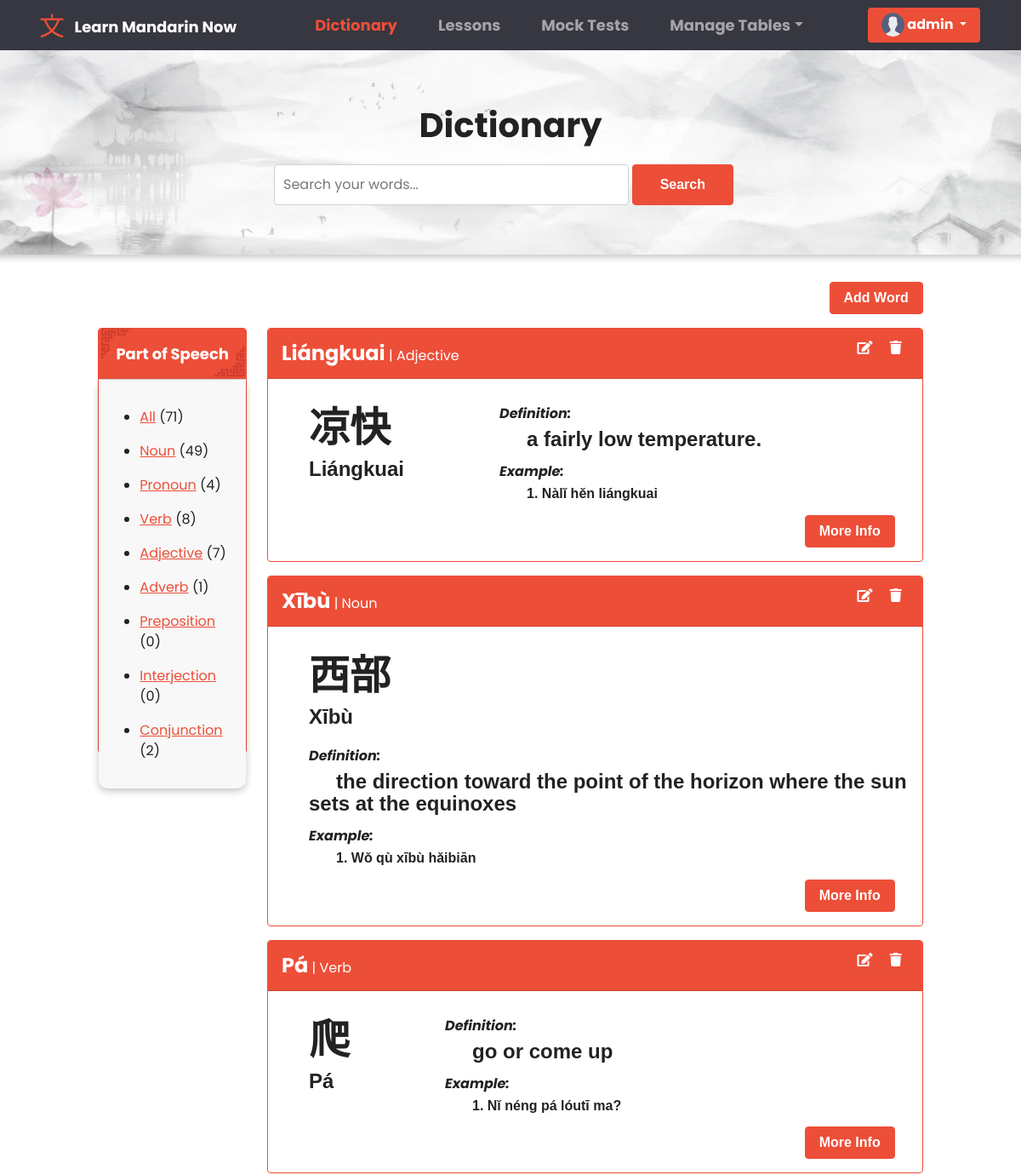
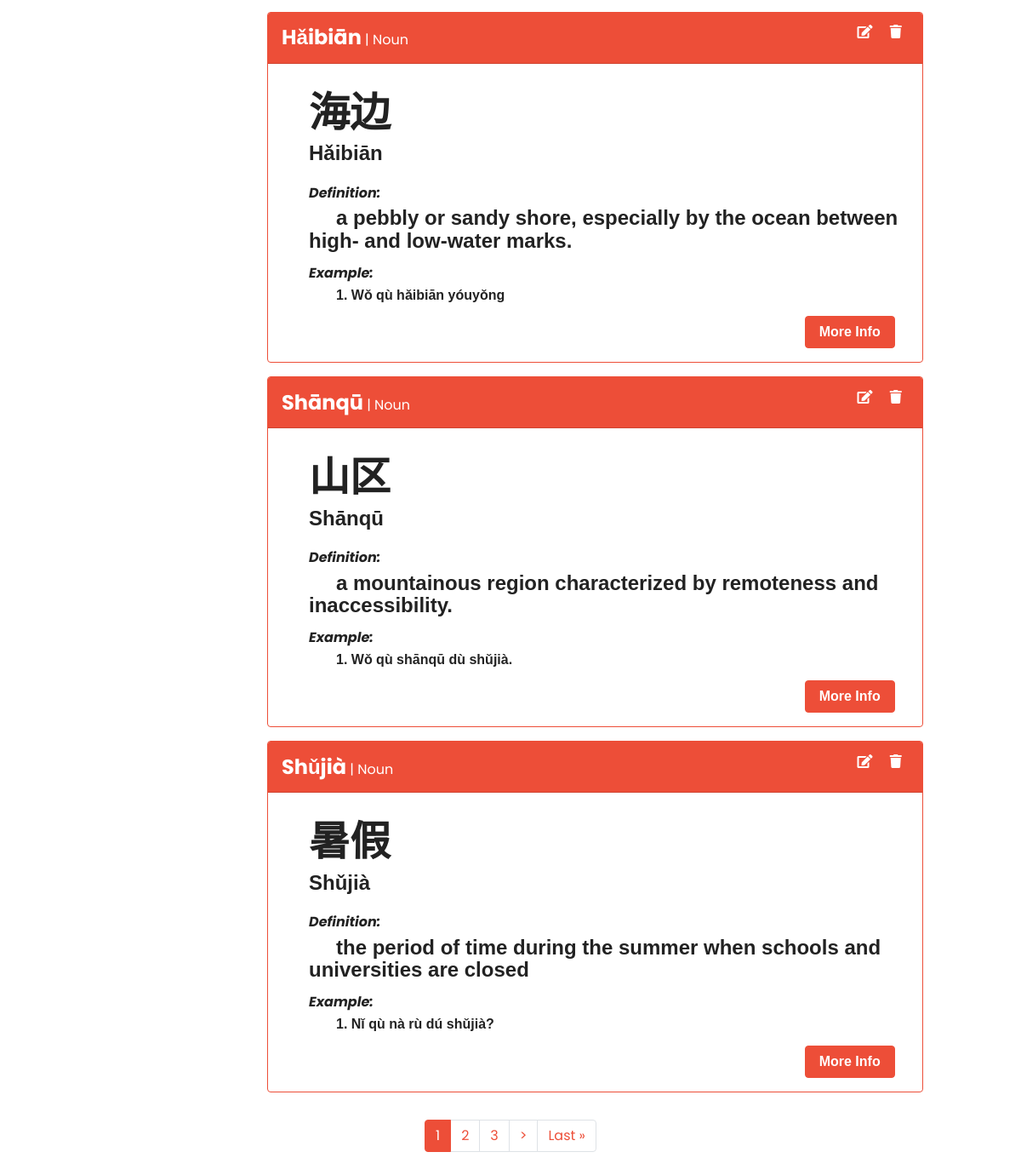
Screenshot of /dictionary/ (signed in) with the database file from the repository (2 pictures, top to bottom).
### base/models.py (models this page shows, shortened)
class User(AbstractUser):
    fname = models.CharField(max_length=200, null=True)
    lname = models.CharField(max_length=200, null=True)
    email = models.EmailField(unique = True, null=True)
    bio = models.TextField(null=True)
    avatar = models.ImageField(null=True, default="avatar.svg")
    REQUIRED_FIELDS = []
    class Meta:
        ordering = ['username']

class SpeechList(models.Model):
    speech = models.CharField(max_length=200)
    def __str__(self):
        return self.speech

class DictionaryList(models.Model):
    hanzi = models.CharField(max_length=200, null=True)
    pinyin = models.CharField(max_length=200, null=True)
    english = models.CharField(max_length=200, null=True)
    part_of_speech = models.ForeignKey(SpeechList, on_delete=models.SET_NULL, null=True)
    definition = models.TextField(null=True, blank=True)
    sentence = models.CharField(max_length=200, null=True)
    translation = models.CharField(max_length=200, null=True)
    updated = models.DateTimeField(auto_now=True)
    created = models.DateTimeField(auto_now_add=True)
    class Meta:
        ordering = ['-updated', '-created']

### base/views.py (the view, shortened to what this page needs)
# urls.py: path('dictionary/', views.DictionaryPage, name = 'dictionary'),
@login_required(login_url='anonymous')
def DictionaryPage(request):
    search =  request.GET.get('search') if request.GET.get('search') != None else ''
    speeches = SpeechList.objects.all()
    all_result = DictionaryList.objects.all()
    words = DictionaryList.objects.filter(
        Q(pinyin__icontains = search) |
        Q(hanzi__icontains = search) |
        Q(english__icontains = search) |
        Q(part_of_speech__speech__icontains = search) |
        Q(definition__icontains = search)
        )
    p = Paginator(words, 6)
    page = request.GET.get('page')
    words = p.get_page(page)
    context = {
        'words' : words,
        'speeches' : speeches,
        'all_result' : all_result,
        'dictionary_active' : 'active',
        'lesson_active' : '',
        'search': search,
        'page' : page,
    }
    return render(request, 'dictionary.html', context)

### templates/dictionary.html (shortened to what this page needs)
{% extends 'main.html' %} {% block content %} {% load static %}
<link rel="stylesheet" href="{% static 'css/dictionary.css' %}" />
<link rel="stylesheet" href="{% static 'css/table.css' %}" />
<div class="container-fluid px-3 py-3 forRemovingMargin">
  <div class="row  justify-content-center" id="dictionary_header">
    <div class="col col-lg-6">
      <p class="dictionary_text">Dictionary</p>
      <form class="d-flex sm-1" action="" method="GET">
        <input
          class="form-control me-sm-1 input_searchD"
          type="search"
          placeholder="Search your words..."
          name="search"
        />
        <button class="btn btn-primary my-2 my-sm-0 search_btn" type="submit">
          Search
        </button>
      </form>
    </div>
  </div>
  {% if request.user.is_authenticated and request.user.is_staff %}
  <div class="row mb-3 justify-content-center px-3">
    <div class="col col-lg-10">
      <a
        href="{% url 'superuser-add-word' %}"
        class="btn btn-primary"
        style="float: right"
      >
        Add Word
      </a>
    </div>
  </div>
  {% endif %}
  <div class="row justify-content-center px-3">
    <div class="col col-lg-2 col-md-4 d-lg-block d-sm-none d-md-block d-none">
      <div class="card border-primary" style="height: 500px">
        <div class="card-header" id="card_header">
          <strong style="font-size: large">Part of Speech</strong>
        </div>
        <div class="card-body for_shadow" id="card-body">
          <ul>
            <li class="my-3">
              <a href="{% url 'dictionary' %}">All</a>
              ({{all_result.count}})
            </li>
            {% for speech in speeches %}
            <li class="my-3">
              <a href="{% url 'dictionary' %}?search={{speech.speech}}&page=1"
                >{{ speech.speech }}</a
              >
              ({{speech.dictionarylist_set.all.count}})
            </li>
            {% endfor %}
          </ul>
        </div>
      </div>
    </div>
    <div class="col col-lg-8 col-md-8">
      {% for word in words %}
      <div class="card border-primary mb-3">
        <div class="card-header card_head_def" id="card_subhead">
          <strong style="font-size: x-large">{{word.pinyin}}</strong> |
          <span>{{word.part_of_speech}}</span>
          {%if request.user.is_authenticated and request.user.is_staff%}
          <div style="float: right">
            <a href="{% url 'superuser-edit-word' word.id %}"
              ><i class="fas fa-edit mx-2 sub_headIcon"></i
            ></a>
            <a href="#" onclick="showDeleteModal('modal_dictionary' , '{{word.id}}')"
              ><i class="fas fa-trash mx-2 sub_headIcon"></i
            ></a>
          </div>
          {% endif %}
        </div>
        <div class="card-body">
            <div id="left">
                <h3 id="word_hanzi">{{word.hanzi}}</h3>
                <h4>{{word.pinyin}}</h4>
            </div>
            <div id="right">
              <h6 class="card-title"><em>Definition:</em></h6>
              <h4 id="def_text">  {{word.definition}}</h4>
              <h6 class="card-title" style="margin-top: 1rem;"><em>Example:</em></h6>
              <h6 id="def_text" style="margin-bottom: 1rem;">1.  {{word.sentence}}</h6>
            </div>
            <div id="more_info_container">
              <a href="{% url 'dictionary-details' word.id %}"
              class="btn btn-primary">More Info</a>
            </div>
        </div>
      </div>
      {% endfor %}
    </div>
  </div>
  <div class="row justify-content-center">
    <div class="col col-lg-6">
        <ul class="pagination justify-content-center">
          <div class="pagination px-3 py-3">
            {% for i in words.paginator.page_range %}
            {% if words.number == i %}
            <li class="page-item active"><a class="page-link" href="?search={{search}}&page={{i}}">{{i}}</a></li>
            {% elif i > words.number|add:'-3' and i < words.number|add:'3' %}
            <li class="page-item"><a class="page-link" href="?search={{search}}&page={{i}}">{{i}}</a></li>
            {% endif %}
            {% endfor %}
            {% if words.has_next %}
            <li class="page-item"><a class="page-link" href="?search={{search}}&page={{words.next_page_number}}">&#62;</a></li>
            <li class="page-item"><a class="page-link" href="?search={{search}}&page={{ words.paginator.num_pages  }}">Last &raquo</a></li>
            {% endif %}
        </ul>
    </div>
  </div>
{% endblock content %}

### templates/navbar.html (shortened to what this page needs)
{% load static %}
<link rel="stylesheet" href="{% static 'css/navbar.css' %}" />
<nav class="navbar navbar-expand-lg navbar-dark" id="navbar_header">
  <div class="container-fluid">
    <img src="{% static 'images/navbar_logo.png' %}" id="navbar_logo">
    <a class="navbar-brand" href="{% url 'dictionary' %}" id="logo_text">Learn Mandarin Now</a>
    <div class="collapse navbar-collapse" id="navbarColor02">
      <ul class="navbar-nav me-auto navbar_menuChouce">
        <li class="nav-item">
          <a class="nav-link navigation_choices" href="{% url 'dictionary' %}"
             id="dictionary_page">Dictionary
          </a>
        </li>
        <li class="nav-item">
          <a class="nav-link navigation_choices" href="{% url 'lessons' %}" id="lesson_page">Lessons</a>
        </li>
        <li class="nav-item">
          <a class="nav-link navigation_choices" href="{% url 'mocktest' %}" id="mocktest_page">Mock Tests</a>
        </li>
        {% if request.user.is_authenticated and request.user.is_staff %}
        <li class="nav-item dropdown">
          <a
            class="nav-link dropdown-toggle navigation_choices"
            data-bs-toggle="dropdown"
            href="#"
            role="button"
            aria-haspopup="true"
            aria-expanded="false"
             id="Manage_table">Manage Tables</a
          >
        </li>
        {% endif %}
      </ul>
      <div class="d-flex">
        {% if request.user.is_authenticated %}
        <div class="dropdown">
          <button
            class="btn btn-primary dropdown-toggle button_profile" id="test"
            type="button"
            id="dropdownMenuButton1"
            data-bs-toggle="dropdown"
            aria-expanded="false"
          >
            <img
              class="rounded-circle"
              src="{{request.user.avatar.url}}"
              alt="profile"
              style="height: 1.7rem; width: 1.7rem; margin-bottom: 1px"
            />
            {{request.user.username}}
          </button>
        </div>
        {% endif %}
      </div>
    </div>
  </div>
</nav>

### static/css/navbar.css (style rules this page uses)
#test { font-family: 'Poppins', sans-serif; }
#navbar_header { background-color: #363740; padding-right: 3%; }
.navbar_menuChouce { margin: 0% auto; }
#navbar_logo { height: 4vh; margin-right: 1%; margin-left: 3%; width: auto; }
#logo_text { font-family: 'Poppins', sans-serif; text-transform: capitalize; }
.button_profile { border: none; }
.navigation_choices { font-family: 'Poppins', sans-serif; margin: 0% 1rem; }

### static/css/dictionary.css (style rules this page uses)
* { font-family: 'Poppins', sans-serif; }
html, body { max-width: 100%; overflow-x: hidden; }
.forRemovingMargin { padding-top: 0rem !important; padding-right: 0rem !important; padding-left: 0rem !important; }
#dictionary_header { height: 30vh; margin-bottom: 2rem; display: flex; align-items: center; justify-content: center; box-shadow: rgba(0, 0, 0, 0.24) 0px 3px 8px; background-image: url(../../static/images/dictionary_headerBg.png); background-position: bottom center; background-repeat: no-repeat; background-size: cover; border-radius: 5px; }
.dictionary_text { text-align: center; font-size: 5vh; font-family: 'Poppins', sans-serif; font-weight: bolder; }
.input_searchD { margin: 0 1rem; padding: .7rem 0; text-indent: 10px; }
.search_btn { padding: 0rem 2rem; margin-right: 2rem; }
#card_header { background-image: url(../../static/images/card_headerbg.png); background-position: bottom center; background-repeat: no-repeat; background-size: cover; color: #fff; padding: 1rem 0; text-align: center; }
#card-body { background-color: rgb(248, 248, 248); border-radius: 10px; }
.for_shadow { box-shadow: rgba(0, 0, 0, 0.24) 0px 3px 8px; }
.card_head_def { background-color: rgb(243, 242, 242); padding-top: .7rem; padding-bottom: .7rem; }
#card_subhead { background-color: #ED4E38; color: #fff; }
.sub_headIcon { color: #fff; }
#left { padding-top: 1rem; padding-left: 2rem; margin-right: 5rem; float: left; width: auto; height: auto; }
#word_hanzi { font-size: 3rem; }
#right { padding-top: 1rem; margin-left: 2rem; float: left; text-align: left; }
#more_info_container { position: relative; bottom: 0; right: 1rem; width: 100%; display: flex; justify-content: flex-end; }
#def_text { text-indent: 2rem; }

### templates/main.html (style rules this page uses)
* { box-sizing: border-box; }
img { -webkit-user-drag: none; -khtml-user-drag: none; -moz-user-drag: none; -o-user-drag: none; object-fit: cover; }

### rows the page displays
User: user.avatar (placeholder picture), user.username "admin"
SpeechList: speech "Noun", dictionarylist_set.all.count "49"
SpeechList: speech "Pronoun", dictionarylist_set.all.count "4"
SpeechList: speech "Verb", dictionarylist_set.all.count "8"
SpeechList: speech "Adjective", dictionarylist_set.all.count "7"
SpeechList: speech "Adverb", dictionarylist_set.all.count "1"
SpeechList: speech "Preposition", dictionarylist_set.all.count "0"
SpeechList: speech "Interjection", dictionarylist_set.all.count "0"
SpeechList: speech "Conjunction", dictionarylist_set.all.count "2"
DictionaryList: pinyin "Liángkuai", part_of_speech "Adjective", hanzi "凉快", definition "a fairly low temperature.", sentence "Nàlǐ hěn liángkuai"
DictionaryList: pinyin "Xībù", part_of_speech "Noun", hanzi "西部", definition "the direction toward the point of the horizon where the sun sets at the equinoxes", sentence "Wǒ qù xībù hǎibiān"
DictionaryList: pinyin "Pá", part_of_speech "Verb", hanzi "爬", definition "go or come up", sentence "Nǐ néng pá lóutī ma?"
DictionaryList: pinyin "Hǎibiān", part_of_speech "Noun", hanzi "海边", definition "a pebbly or sandy shore, especially by the ocean between high- and low-water marks.", sentence "Wǒ qù hǎibiān yóuyǒng"
DictionaryList: pinyin "Shānqū", part_of_speech "Noun", hanzi "山区", definition "a mountainous region characterized by remoteness and inaccessibility.", sentence "Wǒ qù shānqū dù shǔjià."
DictionaryList: pinyin "Shǔjià", part_of_speech "Noun", hanzi "暑假", definition "the period of time during the summer when schools and universities are closed", sentence "Nǐ qù nà rù dú shǔjià?"

### other values shown
{{ all_result.count }} "71"
{{ i }} "1"
{{ i }} "2" "3"
